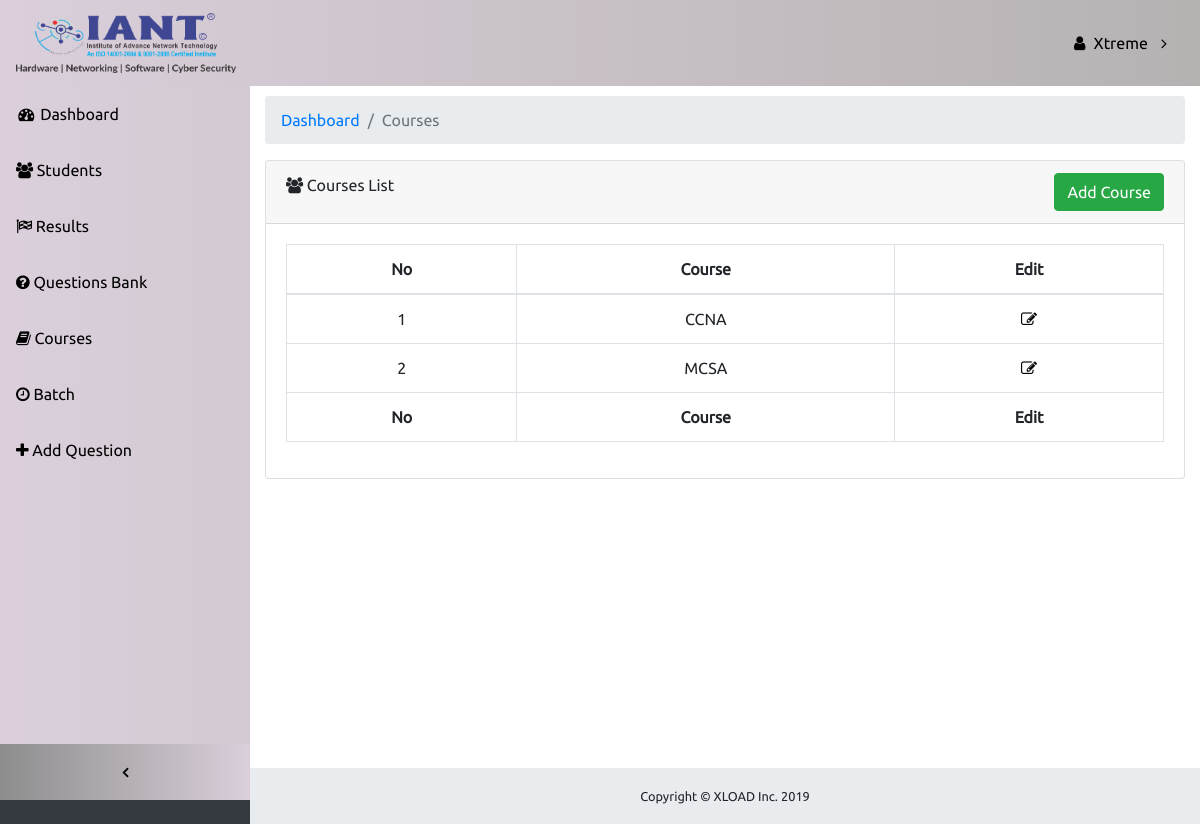
The app's page /Admin/course.php (signed in) with its own data.
### tables this page shows
CREATE TABLE IF NOT EXISTS `course` (
  `cid` int(2) NOT NULL AUTO_INCREMENT,
  `cname` varchar(50) NOT NULL,
  PRIMARY KEY (`cid`)
);

### Admin/include/dataClass.php (called while the page is built, shortened)
<?php
class Dataclass
{
	private $conn;
    public function __construct()
    {
       $this->conn=mysqli_connect("localhost","root","","iant") or die('connection Failed');
    }
     public function getTable($query)
    {
    	$table = mysqli_query($this->conn,$query);
    	return $table;
    }
}
?>

### Admin/course.php (the view, shortened to what this page needs)
<?php
require_once 'include/dataClass.php';
$dc = new Dataclass();
?>
<!DOCTYPE html>
<html lang="en">
  <head>
    <link href="vendor/bootstrap/css/bootstrap.min.css" rel="stylesheet">
    <link href="vendor/font-awesome/css/font-awesome.min.css" rel="stylesheet" type="text/css">
    <link href="vendor/datatables/dataTables.bootstrap4.css" rel="stylesheet">
    <link href="css/sb-admin.css" rel="stylesheet">
    <link rel="stylesheet" href="css/bootstrap-confirm-delete.css">
    <link rel="stylesheet" href="css/buttons.bootstrap4.min.css">
    <link rel="stylesheet" href="css/buttons.dataTables.min.css">
  </head>
  <body class="fixed-nav sticky-footer bg-dark myfont" id="page-top">
    <nav class="navbar navbar-expand-lg navbar-dark bg-dark fixed-top admin-cst-nav" id="mainNav">
      <a class="navbar-brand" href="index.php"><img src="../img/new.png" alt="" width="220px" height="60px"></a>
      <div class="collapse navbar-collapse" id="navbarResponsive">
        <ul class="navbar-nav navbar-sidenav" id="exampleAccordion">
          <li class="nav-item" data-toggle="tooltip" data-placement="right" title="Dashboard">
            <a class="nav-link" href="index.php">
              <i class="fa fa-fw fa-dashboard"></i>
              <span class="nav-link-text">Dashboard</span>
            </a>
          </li>
          <li class="nav-item" data-toggle="tooltip" data-placement="right" title="Students">
            <a class="nav-link" href="tables.php">
              <i class="fa fa-users"></i>
              <span class="nav-link-text">Students</span>
            </a>
          </li>
          <li class="nav-item" data-toggle="tooltip" data-placement="right" title="Results">
            <a class="nav-link" href="result.php">
              <i class="fa fa-flag-checkered"></i>
              <span class="nav-link-text">Results</span>
            </a>
          </li>
          <li class="nav-item" data-toggle="tooltip" data-placement="right" title="Questions Bank">
            <a class="nav-link" href="question.php">
              <i class="fa fa-question-circle"></i>
              <span class="nav-link-text">Questions Bank</span>
            </a>
          </li>
           <li class="nav-item" data-toggle="tooltip" data-placement="right" title="Courses">
            <a class="nav-link" href="course.php">
              <i class="fa fa-book"></i>
              <span class="nav-link-text">Courses</span>
            </a>
          </li>
          <li class="nav-item" data-toggle="tooltip" data-placement="right" title="Batch">
            <a class="nav-link" href="batch.php">
              <i class="fa fa-clock-o"></i>
              <span class="nav-link-text">Batch</span>
            </a>
          </li>
          <li class="nav-item" data-toggle="tooltip" data-placement="right" title="Add Question">
            <a class="nav-link" href="addq.php">
              <i class="fa fa-plus"></i>
              <span class="nav-link-text">Add Question</span>
            </a>
          </li>
        </ul>
        <ul class="navbar-nav sidenav-toggler">
          <li class="nav-item">
            <a class="nav-link text-center" id="sidenavToggler">
              <i class="fa fa-fw fa-angle-left"></i>
            </a>
          </li>
        </ul>
        <ul class="navbar-nav ml-auto">
           <li class="nav-item dropdown">
            <a class="nav-link dropdown-toggle" href="#" id="navbarDropdown" role="button" data-toggle="dropdown" aria-haspopup="true" aria-expanded="false">
              <i class="fa fa-user mr-2"></i><?php echo $_SESSION['urname']; ?>
            </a>
          </li>
        </ul>
      </div>
    </nav>
    <div class="content-wrapper mt-4">
      <div class="container-fluid">
        <ol class="breadcrumb">
          <li class="breadcrumb-item">
            <a href="index.php">Dashboard</a>
          </li>
          <li class="breadcrumb-item active">Courses</li>
        </ol>
        <div class="card mb-3">
          <div class="card-header">
            <i class="fa fa-users"></i> Courses List
            <a href="addc.php" class="btn btn-success" style="float: right;">Add Course</a>
          </div>
          <div class="card-body">
            <div class="table-responsive">
              <table class="table table-bordered" id="example" width="100%" cellspacing="0">
                <thead>
                  <tr>
                    <th><center>No</center>  </th>
                    <th><center>Course</center></th>
                    <th><center>Edit</center></th>
                  </tr>
                </thead>
                <tfoot>
                <tr>
                  <th><center>No</center></th>
                  <th><center>Course</center></th>
                  <th><center>Edit</center></th>
                </tr>
                </tfoot>
                <tbody>
                  <?php
                  $sql = "select * from course";
                  $fetch=$dc->getTable($sql);
                  while($row=mysqli_fetch_array($fetch))
                  {
                  ?>
                  <tr>
                    <td><center><?php echo $row['cid'];?></center></td>
                    <td><center><?php echo $row['cname'];?></center></td>
                    <td><center><a href="course.php?id=<?php echo $row['cid']; ?>&action=edit" class="link-color"><i class="fa fa-pencil-square-o" aria-hidden="true"></i> </a></center></td>
                  </tr>
                  <?php } ?>
                </tbody>
              </table>
            </div>
          </div>
        </div>
      </div>
      <footer class="sticky-footer">
        <div class="container">
          <div class="text-center">
            <small>Copyright © XLOAD Inc. 2019</small>
          </div>
        </div>
      </footer>
    </div>
  </body>
</html>

### Admin/css/sb-admin.css (style rules this page uses)
.myfont { font-family: myfont; }
html { position: relative; min-height: 100%; }
body { overflow-x: hidden; }
body.sticky-footer { margin-bottom: 56px; }
body.sticky-footer .content-wrapper { min-height: calc(100vh - 56px - 56px); }
body.fixed-nav { padding-top: 56px; }
.link-color { color: #000; }
.content-wrapper { min-height: calc(100vh - 56px); padding-top: 1rem; }
.admin-cst-nav { background: linear-gradient(to right, #DACFDB, #B6B2B2); }
#mainNav .navbar-collapse { overflow: auto; max-height: 75vh; }
#mainNav .navbar-collapse .navbar-nav .nav-item .nav-link { cursor: pointer; color:#000; }
#mainNav .navbar-collapse .sidenav-toggler { display: none; }
#mainNav .navbar-collapse .navbar-nav > .nav-item.dropdown > .nav-link { position: relative; min-width: 45px; }
#mainNav .navbar-collapse .navbar-nav > .nav-item.dropdown > .nav-link:after { float: right; width: auto; content: '\f105'; border: none; font-family: 'FontAwesome'; }
@media (min-width: 992px) { #mainNav .navbar-brand { width: 250px; } }
@media (min-width: 992px) { #mainNav .navbar-collapse { overflow: visible; max-height: none; } }
@media (min-width: 992px) { #mainNav .navbar-collapse .navbar-sidenav { position: absolute; top: 0; left: 0; -webkit-flex-direction: column; -ms-flex-direction: column; flex-direction: column; margin-top: 86px; } }
@media (min-width: 992px) { #mainNav .navbar-collapse .navbar-sidenav > .nav-item { width: 250px; padding: 0; } }
@media (min-width: 992px) { #mainNav .navbar-collapse .navbar-sidenav > .nav-item > .nav-link { padding: 1em; } }
@media (min-width: 992px) { #mainNav .navbar-collapse .navbar-nav > .nav-item.dropdown > .nav-link { min-width: 0; } }
@media (min-width: 992px) { #mainNav .navbar-collapse .navbar-nav > .nav-item.dropdown > .nav-link:after { width: 24px; text-align: center; } }
#mainNav.fixed-top .sidenav-toggler { display: none; }
@media (min-width: 992px) { #mainNav.fixed-top .navbar-sidenav { height: calc(100vh - 112px); } }
@media (min-width: 992px) { #mainNav.fixed-top .sidenav-toggler { position: absolute; top: 0; left: 0; display: flex; -webkit-flex-direction: column; -ms-flex-direction: column; flex-direction: column; margin-top: calc(100vh - 56px); } }
@media (min-width: 992px) { #mainNav.fixed-top .sidenav-toggler > .nav-item { width: 250px; padding: 0; } }
@media (min-width: 992px) { #mainNav.fixed-top .sidenav-toggler > .nav-item > .nav-link { padding: 1em; } }
#mainNav.fixed-top.navbar-dark .sidenav-toggler { background: linear-gradient(to right, #8D8D8D, #DACFDB); }
#mainNav.fixed-top.navbar-dark .sidenav-toggler a i { color: #000; }
.content-wrapper { overflow-x: hidden; background: white; }
@media (min-width: 992px) { .content-wrapper { margin-left: 250px; } }
#sidenavToggler i { font-weight: 800; }
#mainNav.navbar-dark .navbar-collapse .navbar-sidenav > .nav-item > .nav-link { color: #000; }
#mainNav.navbar-dark .navbar-collapse .navbar-nav > .nav-item.dropdown > .nav-link:after { color: #000; }
@media (min-width: 992px) { #mainNav.navbar-dark .navbar-collapse .navbar-sidenav { background: linear-gradient(to right, #DACFDB, #D3CAD3); } }
footer.sticky-footer { position: absolute; right: 0; bottom: 0; width: 100%; height: 56px; background-color: #e9ecef; line-height: 55px; }
@media (min-width: 992px) { footer.sticky-footer { width: calc(100% - 250px); } }

### records on screen
course: cid "1", cname "CCNA"
course: cid "2", cname "MCSA"

### other values on screen
$_SESSION['urname'] "Xtreme"
